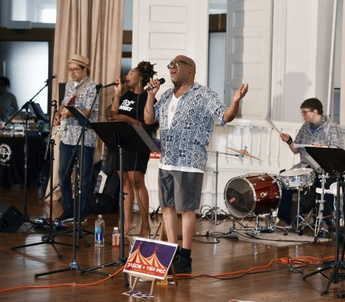
#> input picture JASON_AND_THE_MLC_020.JPG, 345 x 302 px, shrunk from 1400 x 1226 before the run
$ python crop-mark.py
#> lines starting #> are read from the running program, lines starting #| are printed output that depends on the picture
from pathlib import Path
from PIL import Image

ROOT = Path(__file__).resolve().parent.parent
CROPS = {
    "JASON_AND_THE_MLC_020.JPG": (0.70, 0.04, 0.96),
    "JASON_AND_THE_MLC_036.JPG": (0.52, 0.02, 0.98),
    "tosco_2022_christmas_pic.JPG": (0.65, 0.0, 1.0),
}

for name, (wf, y0, y1) in CROPS.items():
    path = ROOT / name
    im = Image.open(path)
#> im is the input picture: PIL image 345x302 RGB; mean R, G, B 124.2, 111.7, 105.2
    w, h = im.size
#> w = 345; h = 302
    im.crop((0, int(h*y0), int(w*wf), int(h*y1))).save(path, quality=90)
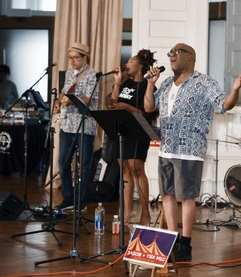
#> saved as JASON_AND_THE_MLC_020.JPG: PIL image 241x277 RGB; mean R, G, B 113.3, 101.2, 95.6
    print("cropped", name)
#> pass 2 of the loop `for name, (wf, y0, y1) in CROPS.items():`:
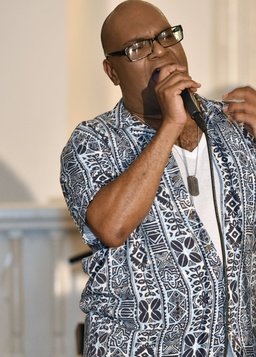
#> input picture JASON_AND_THE_MLC_036.JPG, 256 x 357 px, shrunk from 1040 x 1449 before the run
#> im is the input picture: PIL image 256x357 RGB; mean R, G, B 157.8, 145.7, 137.5
#> `im.crop((0, int(h*y0), int(w*wf), int(h*y1))).save(path, quality=90)`:
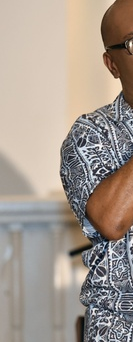
#> saved as JASON_AND_THE_MLC_036.JPG: PIL image 133x342 RGB; mean R, G, B 165.1, 153.3, 143.3
#> pass 3 of the loop `for name, (wf, y0, y1) in CROPS.items():`:
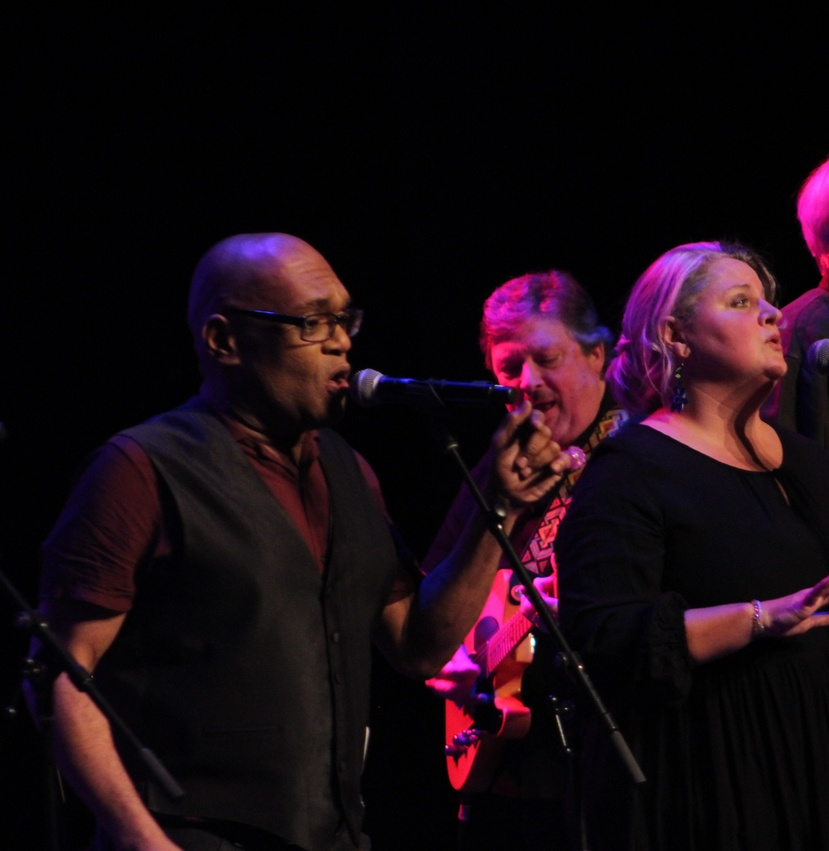
#> input picture tosco_2022_christmas_pic.JPG, 829 x 851 px, shrunk from 3369 x 3456 before the run
#> im is the input picture: PIL image 829x851 RGB; mean R, G, B 25.4, 11.5, 18.1
#> `im.crop((0, int(h*y0), int(w*wf), int(h*y1))).save(path, quality=90)`:
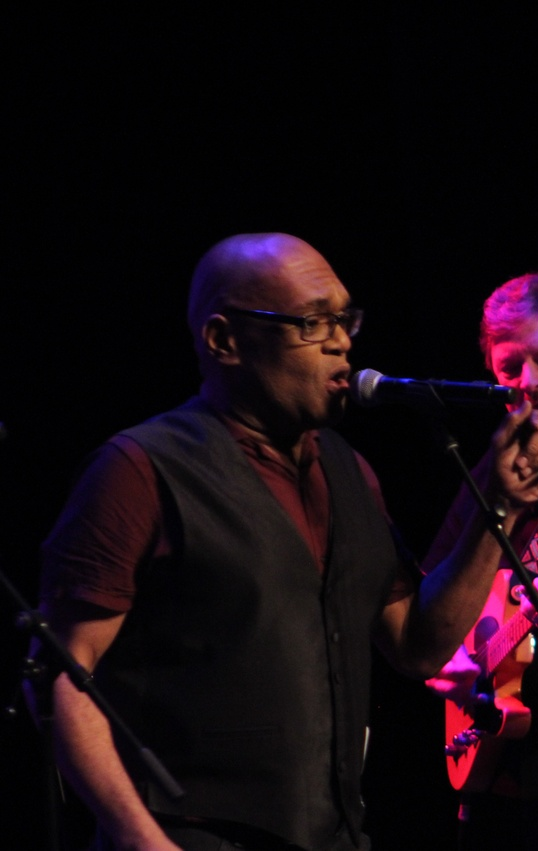
#> saved as tosco_2022_christmas_pic.JPG: PIL image 538x851 RGB; mean R, G, B 21.3, 9.7, 14.9
